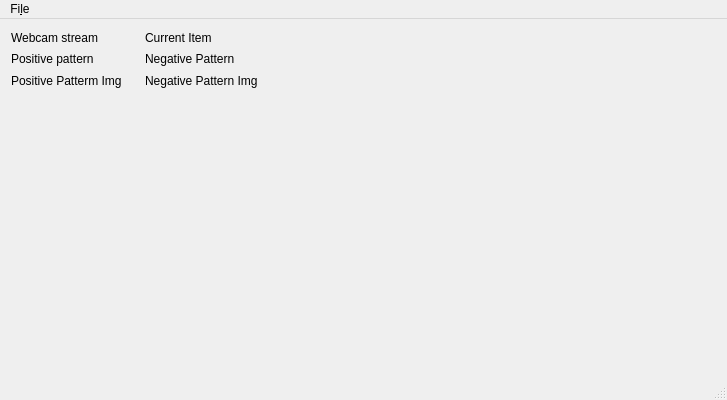
<?xml version="1.0" encoding="UTF-8"?>
<ui version="4.0">
 <class>FacialRecognition</class>
 <widget class="QMainWindow" name="FacialRecognition">
  <property name="windowModality">
   <enum>Qt::ApplicationModal</enum>
  </property>
  <property name="geometry">
   <rect>
    <x>0</x>
    <y>0</y>
    <width>727</width>
    <height>400</height>
   </rect>
  </property>
  <property name="windowTitle">
   <string>Face Mining</string>
  </property>
  <property name="unifiedTitleAndToolBarOnMac">
   <bool>true</bool>
  </property>
  <widget class="QWidget" name="centralWidget">
   <widget class="QWidget" name="gridLayoutWidget">
    <property name="geometry">
     <rect>
      <x>0</x>
      <y>0</y>
      <width>269</width>
      <height>80</height>
     </rect>
    </property>
    <layout class="QGridLayout" name="gridLayout">
     <property name="sizeConstraint">
      <enum>QLayout::SetMinimumSize</enum>
     </property>
     <item row="1" column="0">
      <widget class="QLabel" name="lblPositiveP">
       <property name="text">
        <string>Positive pattern</string>
       </property>
      </widget>
     </item>
     <item row="1" column="2">
      <widget class="QLabel" name="lblNevativeP">
       <property name="text">
        <string>Negative Pattern</string>
       </property>
      </widget>
     </item>
     <item row="0" column="0">
      <widget class="VideoStreamView" name="_videoStreamView">
       <property name="sizePolicy">
        <sizepolicy hsizetype="Minimum" vsizetype="Minimum">
         <horstretch>0</horstretch>
         <verstretch>0</verstretch>
        </sizepolicy>
       </property>
       <property name="text">
        <string>Webcam stream</string>
       </property>
       <property name="scaledContents">
        <bool>true</bool>
       </property>
      </widget>
     </item>
     <item row="0" column="1">
      <spacer name="horizontalSpacer">
       <property name="orientation">
        <enum>Qt::Horizontal</enum>
       </property>
       <property name="sizeHint" stdset="0">
        <size>
         <width>20</width>
         <height>0</height>
        </size>
       </property>
      </spacer>
     </item>
     <item row="0" column="2">
      <widget class="VideoStreamView" name="_trainingStreamView">
       <property name="text">
        <string>Current Item</string>
       </property>
      </widget>
     </item>
     <item row="2" column="0">
      <widget class="VideoStreamView" name="_positivePattern">
       <property name="text">
        <string>Positive Patterm Img</string>
       </property>
      </widget>
     </item>
     <item row="2" column="2">
      <widget class="VideoStreamView" name="_negativePattern">
       <property name="text">
        <string>Negative Pattern Img</string>
       </property>
      </widget>
     </item>
    </layout>
   </widget>
  </widget>
  <widget class="QMenuBar" name="menuBar">
   <property name="geometry">
    <rect>
     <x>0</x>
     <y>0</y>
     <width>727</width>
     <height>30</height>
    </rect>
   </property>
   <widget class="QMenu" name="menuFile">
    <property name="title">
     <string>Fi&amp;le</string>
    </property>
    <addaction name="actionClose"/>
   </widget>
   <addaction name="menuFile"/>
  </widget>
  <widget class="QStatusBar" name="statusBar"/>
  <action name="actionClose">
   <property name="text">
    <string>&amp;Close</string>
   </property>
  </action>
 </widget>
 <layoutdefault spacing="6" margin="11"/>
 <customwidgets>
  <customwidget>
   <class>VideoStreamView</class>
   <extends>QLabel</extends>
   <header>videostreamview.h</header>
  </customwidget>
 </customwidgets>
 <resources/>
 <connections>
  <connection>
   <sender>actionClose</sender>
   <signal>triggered()</signal>
   <receiver>FacialRecognition</receiver>
   <slot>close()</slot>
   <hints>
    <hint type="sourcelabel">
     <x>-1</x>
     <y>-1</y>
    </hint>
    <hint type="destinationlabel">
     <x>199</x>
     <y>149</y>
    </hint>
   </hints>
  </connection>
 </connections>
</ui>
